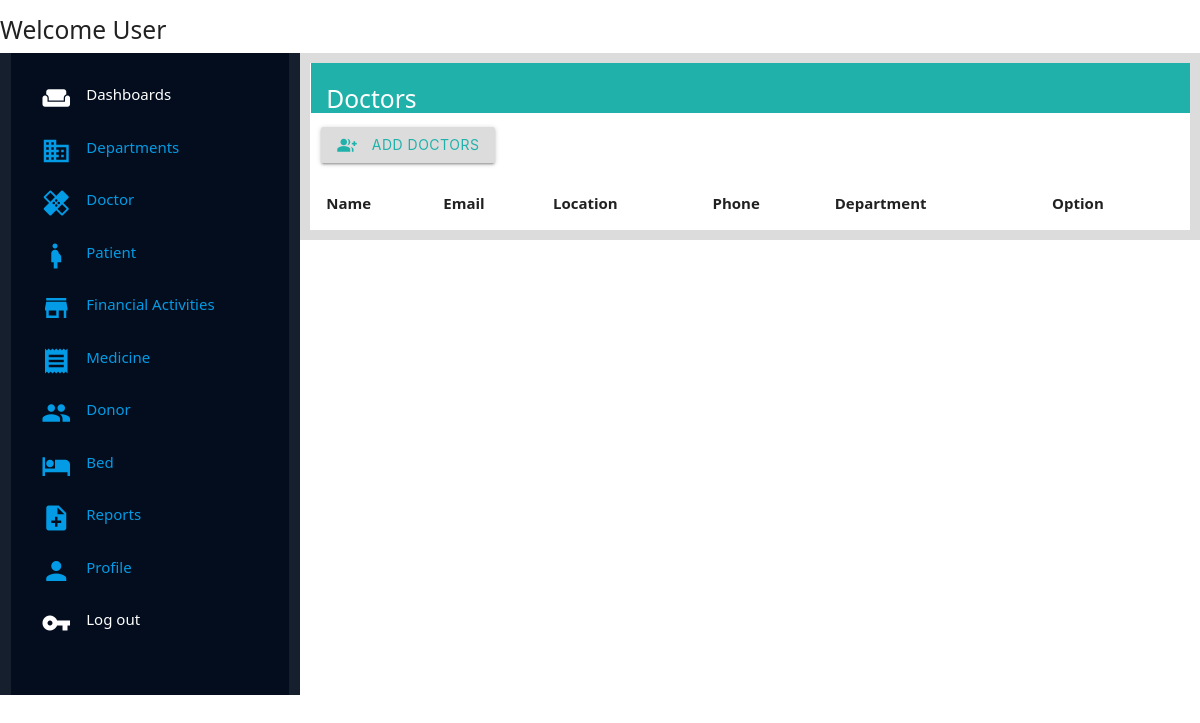
Before: /management/doctors/ with the older database file.
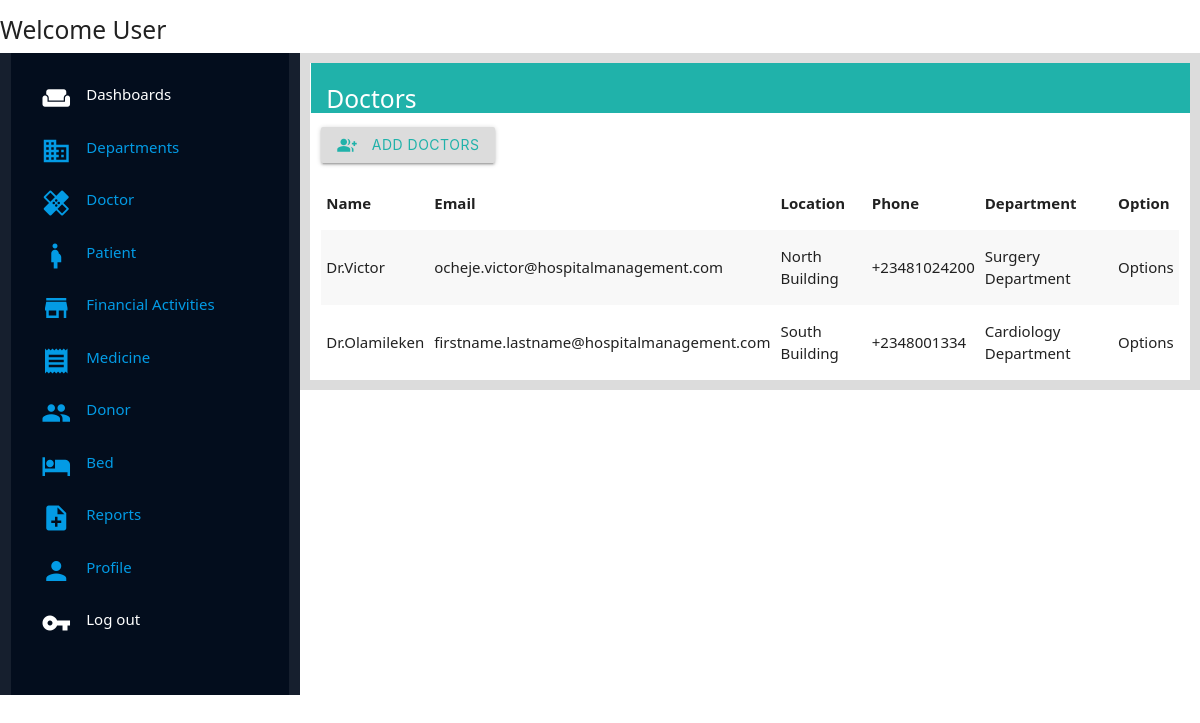
After: the same page with the newer database file.
### management/models.py (models this page shows, shortened)
class Doctor(models.Model):
    Doctor_firstname = models.CharField(max_length=250, null=True,blank=True)
    Doctor_lastname = models.CharField(max_length=250, null=True,blank=True)
    Doctor_gender = models.CharField(max_length=25, choices=GENDER, default="UNDECIDED")
    Doctor_department = models.ForeignKey(Department,on_delete=models.CASCADE, related_name="doctor_department")
    Doctor_specialization = models.CharField(max_length=250, null=True, blank=True)
    Doctor_phone_number = models.CharField(max_length=250, null=True, blank=True)
    Doctor_email_address = models.EmailField(default="firstname.lastname@hospitalmanagement.com", null=True, blank=True)
    Doctor_location = models.CharField(max_length=250,null=True, blank=True)

class Department(models.Model):
    Department_name = models.CharField(max_length=250, unique=True, blank=True, null=True)
    Department_details = models.TextField(max_length=1000, null=True, blank=True)
    def __str__(self):
        return self.Department_name + " Department"

### management/views.py (the view)
# urls.py: path('doctors/',views.doctors_page, name="doctors_page"),
def doctors_page(request):
    doctors = Doctor.objects.all()
    context = {
        'doctors':doctors
    }
    return render(request,'management/Pages/doctors_page.html',context)

### management/templates/management/Pages/doctors_page.html
{% extends 'management/index.html' %}
{% load static %}
{% block content %}
<div class="wrapper">
    <div class="title-holder">
        <h5 class="title">Doctors</h5>
    </div>
    <div class="body-wrapper">
        <button class="btn add-btn"><i class="small material-icons left">group_add</i> Add Doctors</button>
    </div>
    <div class="display-list">
        <table class="striped">
        <thead>
          <tr>
              <th>Name</th>
              <th>Email</th>
              <th>Location</th>
              <th>Phone</th>
              <th>Department</th>
              <th>Option</th>
          </tr>
        </thead>
        <tbody>
          {% for doctor in doctors %}
          <tr>
            <td>Dr.{{doctor.Doctor_lastname}}</td>
            <td>{{doctor.Doctor_email_address}}</td>
            <td>{{doctor.Doctor_location}}</td>
            <td>{{doctor.Doctor_phone_number}}</td>
            <td>{{doctor.Doctor_department}}</td>
            <td>Options</td>
          </tr>
          {% endfor %}
        </tbody>
      </table>
    </div>
</div>
{% endblock content %}

### management/templates/management/index.html (shortened to what this page needs)
{% load static %}
<!DOCTYPE html>
<html lang="en">
<head>
    <link rel="stylesheet" href="{% static 'management/css/materialize.css' %}">
    <link rel="stylesheet" href="{% static 'management/css/style.css' %}">
</head>
<body>
    {% include 'management/Components/navbar_components.html' %}
<div class="row">
    <div class="col l3 sider-bar">
    {% include 'management/Components/sider_component.html' %}
    </div>
    <div class="col l9 main-content">
        {% block content %}
        {% endblock content %}
    </div>
</div>
</body>
</html>

### management/templates/management/Components/navbar_components.html
{% block content %}
<div class="navbar">
    <h5 class="navbar-text">Welcome User </h5>
</div>
{% endblock %}

### management/templates/management/Components/sider_component.html
{% block content %}
<div class="sider-bar">
    <ul class="sider-list">
        <li class="sider-options"><i class="small material-icons left">weekend</i>Dashboards</li>
        <li class="sider-options"><a href="{% url 'departments_page' %}"><i class="small material-icons left">domain</i>Departments</a></li>
        <li class="sider-options"><a href="{% url 'doctors_page' %}"><i class="small material-icons left">healing</i>Doctor</a></li>
        <li class="sider-options"><a href="{%  url 'patients_page' %}"><i class="small material-icons left">pregnant_woman</i>Patient</a></li>
        <li class="sider-options"><a href="{% url 'financies_page' %}"><i class="small material-icons left">store</i>Financial Activities</a></li>
        <li class="sider-options"><a href="{% url 'medicine_page' %}"><i class="small material-icons left">receipt</i>Medicine</a></li>
        <li class="sider-options"><a href="{% url 'donors_page' %}"><i class="small material-icons left">people</i>Donor</a></li>
        <li class="sider-options"><a href="{% url 'beds_page' %}"><i class="small material-icons left">hotel</i>Bed</a></li>
        <li class="sider-options"><a href="{% url 'reports_page' %}"><i class="small material-icons left">note_add</i>Reports</a></li>
        <li class="sider-options"><a href="{% url 'profile_page' %}"><i class="small material-icons left">person</i>Profile</a></li>
        <li class="sider-options"><i class="small material-icons left">vpn_key</i>Log out</li>
    </ul>
</div>
{% endblock content %}

### management/static/management/css/style.css (style rules this page uses)
* { margin: 0; padding: 0; font-family:'Segoe UI', Tahoma, Geneva, Verdana, sans-serif; }
.sider-bar { background-color: rgba(2, 11, 28, 0.919); color: white; height: 642px; padding: 2em; margin-bottom: -2em; }
.sider-options { margin-bottom: 2em; }
.main-content { border: 10px solid gainsboro; }
.title-holder { background-color: lightseagreen; height: 50px; color: white; margin-left: -10px; margin-right: -11px; padding-bottom: 10px; padding-top: 5px; padding-left: 1em; }
.add-btn { margin-top: 1em; margin-bottom: 1em; background-color: gainsboro; color: lightseagreen; }

Changed rows visible on the page:
added Doctor: Doctor_lastname "Victor", Doctor_email_address "ocheje.victor@hospitalmanagement.com", Doctor_location "North Building", Doctor_phone_number "+23481024200", Doctor_department "Surgery Department"
added Doctor: Doctor_lastname "Olamileken", Doctor_email_address "firstname.lastname@hospitalmanagement.com", Doctor_location "South Building", Doctor_phone_number "+2348001334", Doctor_department "Cardiology Department"
